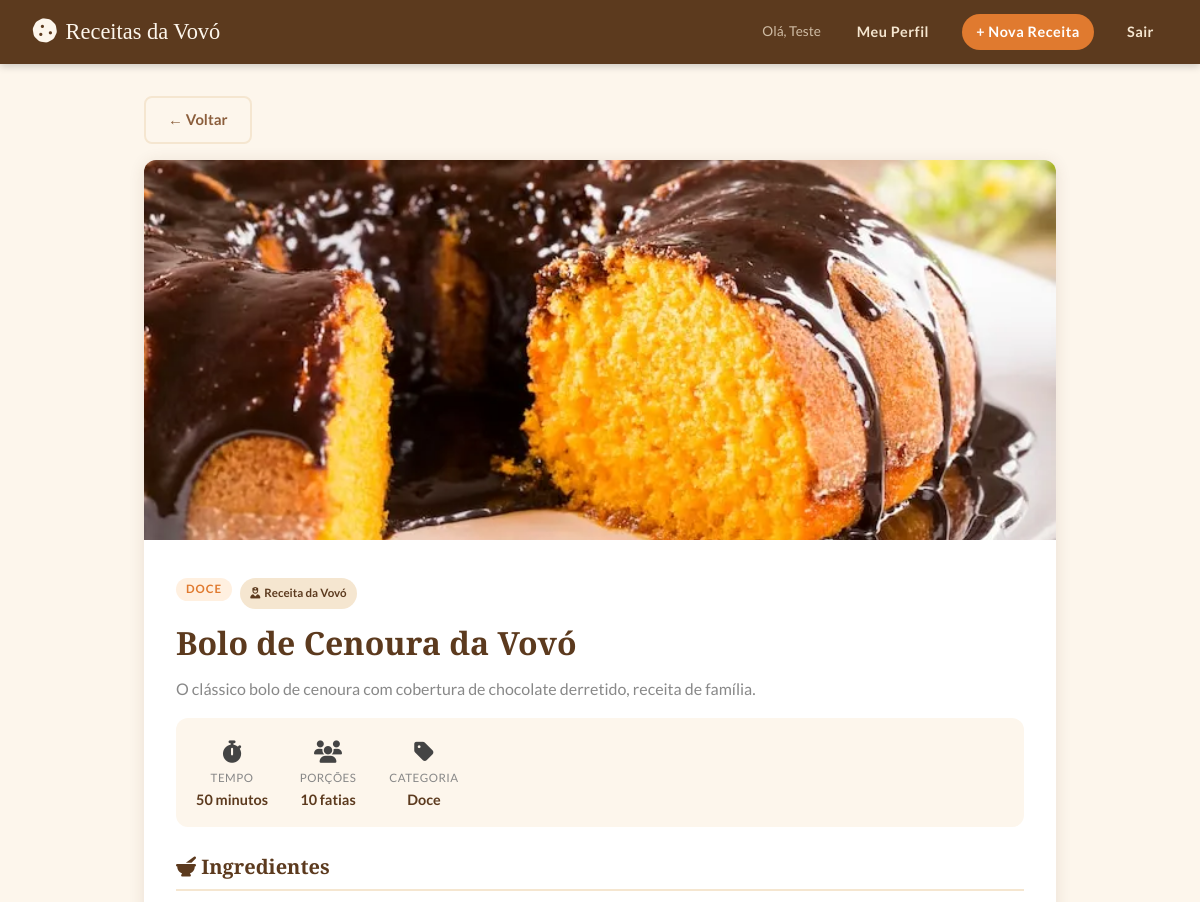
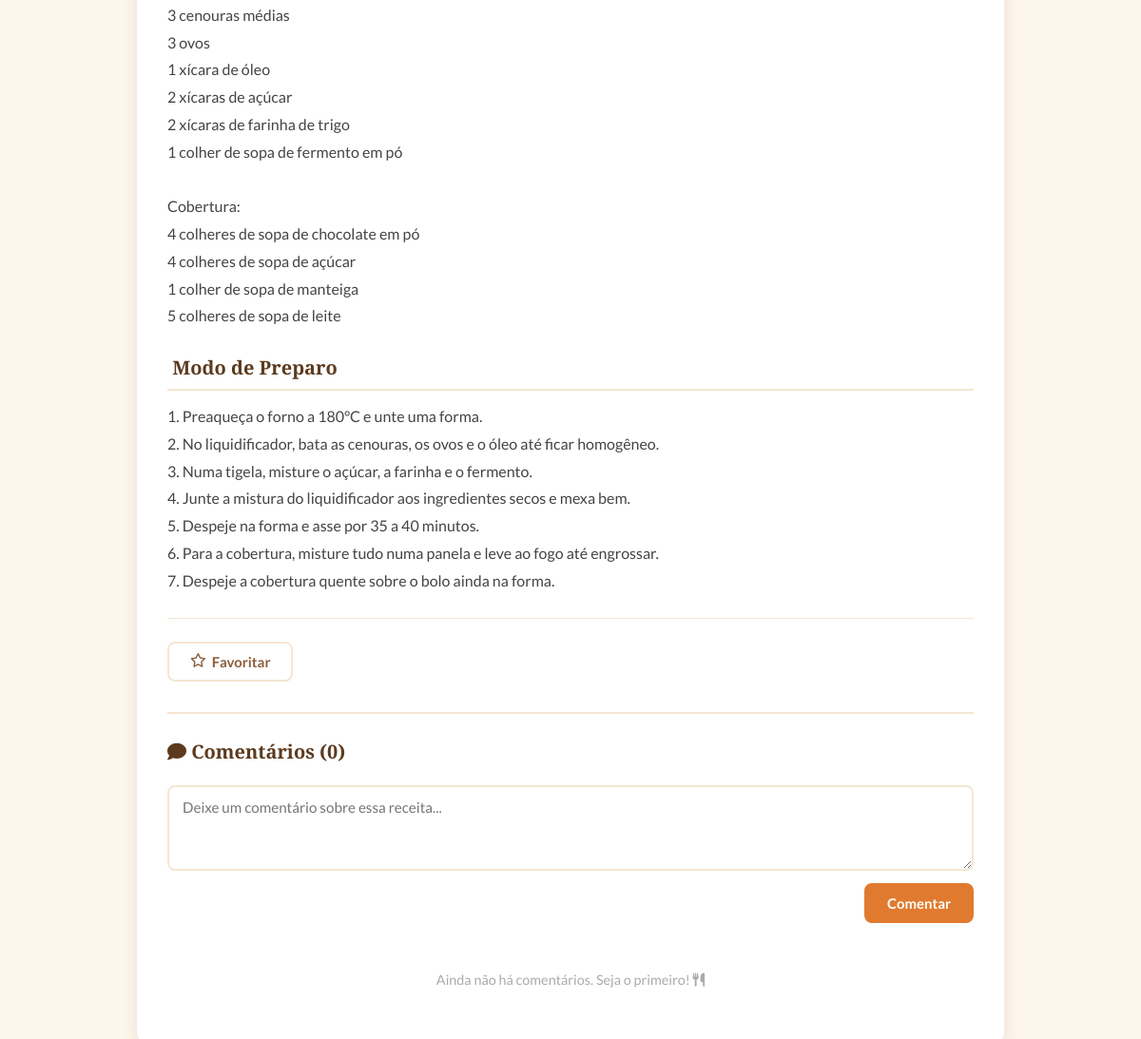
Screenshot of /receita/1 (signed in) with the database file from the repository (2 pictures, top to bottom).
### models.py (models this page shows, shortened)
class Receita(db.Model):
    __tablename__ = 'receita'
    id           = db.Column(db.Integer, primary_key=True)
    nome         = db.Column(db.String(150), nullable=False)       # Nome da receita
    descricao    = db.Column(db.Text, nullable=False)               # Descrição curta
    ingredientes = db.Column(db.Text, nullable=False)               # Lista de ingredientes
    modo_preparo = db.Column(db.Text, nullable=False)               # Passo a passo
    tempo_preparo= db.Column(db.String(50), nullable=False)         # Ex: "45 minutos"
    porcoes      = db.Column(db.String(50), nullable=False)         # Ex: "4 pessoas"
    categoria    = db.Column(db.String(50), nullable=False)         # Ex: doce, salgado...
    foto         = db.Column(db.String(200), nullable=True)         # Nome do arquivo da foto
    fixa         = db.Column(db.Boolean, default=False, nullable=False)
    usuario_id   = db.Column(db.Integer, db.ForeignKey('usuario.id'), nullable=True)

### app.py (the view)
@app.route('/receita/<int:id>')
def ver_receita(id):
    if not usuario_logado():
        return redirect(url_for('login'))
    receita = Receita.query.get_or_404(id)
    favoritado = Favorito.query.filter_by(
        usuario_id=session['usuario_id'],
        receita_id=id
    ).first() is not None
    return render_template('receita.html', receita=receita, favoritado=favoritado)

### app.py (called while the page is built)
def usuario_logado():
    return 'usuario_id' in session

### templates/receita.html (shortened to what this page needs)
{% extends 'base.html' %}
{% block conteudo %}
<div class="container">
  <div style="margin-bottom: 1rem;">
    <a href="{{ url_for('index') }}" class="btn btn-secondary">← Voltar</a>
  </div>
  <div class="receita-detalhe">
    {% if receita.foto %}
      <img
        class="receita-foto-grande"
        src="{{ url_for('static', filename='uploads/' + receita.foto) }}"
        alt="{{ receita.nome }}"
      />
    {% endif %}
    <div class="receita-conteudo">
      <div style="display:flex; gap: 0.5rem; flex-wrap: wrap; margin-bottom: 0.5rem;">
        <span class="card-categoria">{{ receita.categoria }}</span>
        {% if receita.fixa %}
          <span class="badge-vovo"><i class="fas fa-user-nurse"></i> Receita da Vovó</span>
        {% endif %}
      </div>
      <h1>{{ receita.nome }}</h1>
      <p style="color: #888; margin-top: 0.3rem;">{{ receita.descricao }}</p>
      <div class="receita-meta">
        <div class="receita-meta-item">
          <span class="icone"><i class="fas fa-stopwatch"></i></span>
          <span class="label">Tempo</span>
          <span class="valor">{{ receita.tempo_preparo }}</span>
        </div>
        <div class="receita-meta-item">
          <span class="icone"><i class="fas fa-users"></i></span>
          <span class="label">Porções</span>
          <span class="valor">{{ receita.porcoes }}</span>
        </div>
        <div class="receita-meta-item">
          <span class="icone"><i class="fas fa-tag"></i></span>
          <span class="label">Categoria</span>
          <span class="valor">{{ receita.categoria }}</span>
        </div>
      </div>
      <div class="receita-secao">
        <h2><i class="fas fa-mortar-pestle"></i> Ingredientes</h2>
        <p>{{ receita.ingredientes }}</p>
      </div>
      <div class="receita-secao">
        <h2> Modo de Preparo</h2>
        <p>{{ receita.modo_preparo }}</p>
      </div>
      <div class="receita-acoes">
          {% set ja_favoritou = namespace(valor=false) %}
          <form method="POST" action="{{ url_for('favoritar', id=receita.id) }}">
          <button type="submit" class="btn {% if favoritado %}btn-favorito-ativo{% else %}btn-secondary{% endif %}">
            {% if favoritado %}<i class="fas fa-star"></i> Favoritado{% else %}<i class="far fa-star"></i> Favoritar{% endif %}
          </button>
          </form>
      </div>
      <div class="comentarios-secao">
        <h2 class="comentarios-titulo"><i class="fa-solid fa-comment"></i> Comentários ({{ receita.comentarios | length }})</h2>
        <form method="POST" action="{{ url_for('comentar', receita_id=receita.id) }}" class="form-comentario">
          <textarea
            name="texto"
            placeholder="Deixe um comentário sobre essa receita..."
            maxlength="500"
            required
          ></textarea>
          <button type="submit" class="btn btn-primary">Comentar</button>
        </form>
        {% if receita.comentarios %}
          <div class="comentarios-lista">
            {% for comentario in receita.comentarios | sort(attribute='data_criacao', reverse=True) %}
              <div class="comentario-card">
                <div class="comentario-header">
                  <span class="comentario-autor"><i class="fa-solid fa-user"></i> {{ comentario.autor.nome }}</span>
                  <span class="comentario-data">
                    {{ comentario.data_criacao.strftime('%d/%m/%Y às %H:%M') }}
                  </span>
                </div>
                <p class="comentario-texto">{{ comentario.texto }}</p>
                {% if comentario.usuario_id == session.get('usuario_id') or
                      receita.usuario_id == session.get('usuario_id') %}
                  <form method="POST" action="{{ url_for('excluir_comentario', id=comentario.id) }}"
                        style="margin-top: 0.5rem;">
                    <button type="submit" class="btn-excluir-comentario"
                            onclick="return confirm('Excluir este comentário?')">
                      <i class="fas fa-trash"></i> Excluir
                    </button>
                  </form>
                {% endif %}
              </div>
            {% endfor %}
          </div>
        {% else %}
          <p class="sem-comentarios">Ainda não há comentários. Seja o primeiro! <i class="fa-solid fa-utensils"></i></p>
        {% endif %}
      </div>
    </div>
  </div>
</div>
{% endblock %}

### static/css/style.css (style rules this page uses)
:root { --laranja: #E07A2F; --laranja-esc: #C4611A; --creme: #FDF6EC; --creme-esc: #F5E6D0; --marrom: #5C3A1E; --marrom-med: #8B5E3C; --cinza-text: #444; --branco: #FFFFFF; --sombra: rgba(92, 58, 30, 0.12); --vermelho: #C0392B; --verde: #27AE60; --azul-info: #2980B9; --fonte-titulo: 'Playfair Display', Georgia, serif; --fonte-texto: 'Lato', sans-serif; --raio: 12px; --transicao: 0.25s ease; }
*, *::before, *::after { box-sizing: border-box; margin: 0; padding: 0; }
body { font-family: var(--fonte-texto); background-color: var(--creme); color: var(--cinza-text); min-height: 100vh; line-height: 1.6; }
a { color: var(--laranja); text-decoration: none; transition: color var(--transicao); }
.container { max-width: 960px; margin: 2rem auto; padding: 0 1.5rem; }
.card-categoria { display: inline-block; font-size: 0.72rem; font-weight: 700; letter-spacing: 1px; text-transform: uppercase; color: var(--laranja); background: #fff0e0; padding: 2px 10px; border-radius: 20px; margin-bottom: 8px; }
.badge-vovo { font-size: 0.72rem; font-weight: 700; color: var(--marrom); background: var(--creme-esc); padding: 3px 10px; border-radius: 20px; display: flex; align-items: center; gap: 4px; }
.receita-detalhe { background: var(--branco); border-radius: var(--raio); box-shadow: 0 2px 16px var(--sombra); overflow: hidden; }
.receita-foto-grande { width: 100%; max-height: 380px; object-fit: cover; }
.receita-conteudo { padding: 2rem; }
.receita-conteudo h1 { font-family: var(--fonte-titulo); font-size: 2rem; color: var(--marrom); margin-bottom: 0.5rem; }
.receita-meta { display: flex; flex-wrap: wrap; gap: 1rem; margin: 1rem 0 1.5rem; padding: 1rem; background: var(--creme); border-radius: var(--raio); }
.receita-meta-item { display: flex; flex-direction: column; align-items: center; text-align: center; min-width: 80px; }
.receita-meta-item .icone { font-size: 1.4rem; }
.receita-meta-item .label { font-size: 0.72rem; color: #888; text-transform: uppercase; letter-spacing: 0.5px; }
.receita-meta-item .valor { font-weight: 700; color: var(--marrom); font-size: 0.9rem; }
.receita-secao { margin-bottom: 1.5rem; }
.receita-secao h2 { font-family: var(--fonte-titulo); font-size: 1.25rem; color: var(--marrom); border-bottom: 2px solid var(--creme-esc); padding-bottom: 6px; margin-bottom: 0.8rem; }
.receita-secao p { white-space: pre-line; line-height: 1.8; color: var(--cinza-text); }
.receita-acoes { display: flex; gap: 0.8rem; flex-wrap: wrap; margin-top: 1.5rem; padding-top: 1.5rem; border-top: 1px solid var(--creme-esc); }
.btn { display: inline-flex; align-items: center; gap: 6px; padding: 10px 22px; border-radius: 8px; font-family: var(--fonte-texto); font-size: 0.93rem; font-weight: 700; cursor: pointer; border: 2px solid transparent; transition: all var(--transicao); text-decoration: none; }
.btn-primary { background: var(--laranja); color: var(--branco); border-color: var(--laranja); }
.btn-secondary { background: transparent; color: var(--marrom-med); border-color: var(--creme-esc); }
.comentarios-secao { margin-top: 2rem; padding-top: 1.5rem; border-top: 2px solid var(--creme-esc); }
.comentarios-titulo { font-family: var(--fonte-titulo); font-size: 1.25rem; color: var(--marrom); margin-bottom: 1.2rem; }
.form-comentario { display: flex; flex-direction: column; gap: 0.8rem; margin-bottom: 1.5rem; }
.form-comentario textarea { width: 100%; padding: 12px 14px; border: 2px solid var(--creme-esc); border-radius: 8px; font-family: var(--fonte-texto); font-size: 0.95rem; color: var(--cinza-text); resize: vertical; min-height: 90px; transition: border-color var(--transicao); }
.form-comentario .btn { align-self: flex-end; }
.sem-comentarios { color: #aaa; font-size: 0.9rem; text-align: center; padding: 1.5rem; }

### rows the page displays
Receita: foto (picture), categoria "DOCE", nome "Bolo de Cenoura da Vovó", descricao "O clássico bolo de cenoura com cobertura de chocolate derretido, receita de família.", tempo_preparo "50 minutos", porcoes "10 fatias", categoria "Doce", ingredientes "3 cenouras médias 3 ovos 1 xícara de óleo 2 xícaras de açúcar 2 xícaras de farinha de trigo 1 colher de sopa de fermento em pó Cobertura: 4 colheres de sopa de chocolate em pó 4 colheres de sopa de açúcar 1 colher de sopa de manteiga 5 colheres de sopa de leite", modo_preparo "1. Preaqueça o forno a 180°C e unte uma forma. 2. No liquidificador, bata as cenouras, os ovos e o óleo até ficar homogêneo. 3. Numa tigela, misture o açúcar, a farinha e o fermento. 4. Junte a mistura do liquidificador aos ingredientes secos e mexa bem. 5. Despeje na forma e asse por 35 a 40 minutos. 6. Para a cobertura, misture tudo numa panela e leve ao fogo até engrossar. 7. Despeje a cobertura quente sobre o bolo ainda na forma."

### other values shown
{{ session.get('usuario_nome') }} "Teste"
{{ receita.comentarios | length }} "0"
